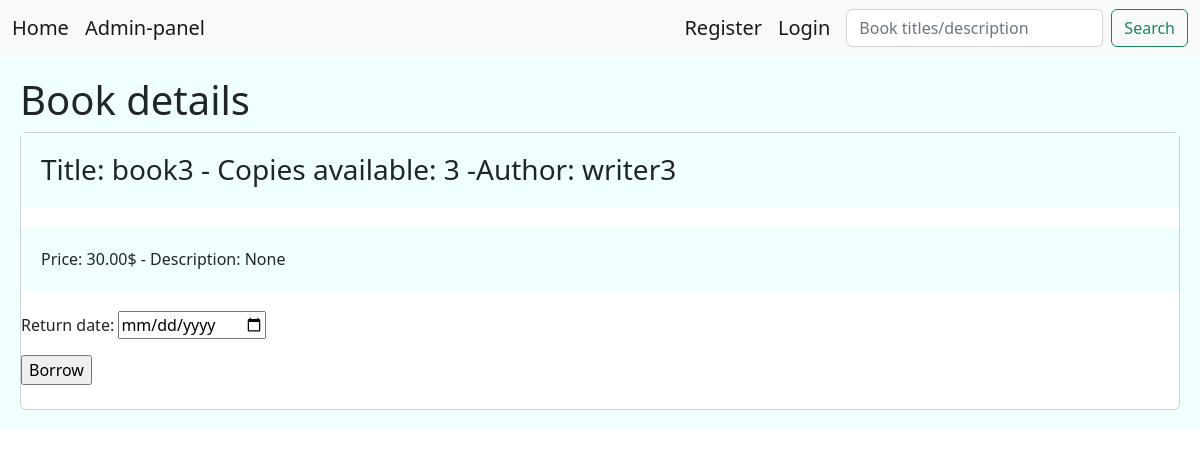
Page /books/6/ on the earlier database version.
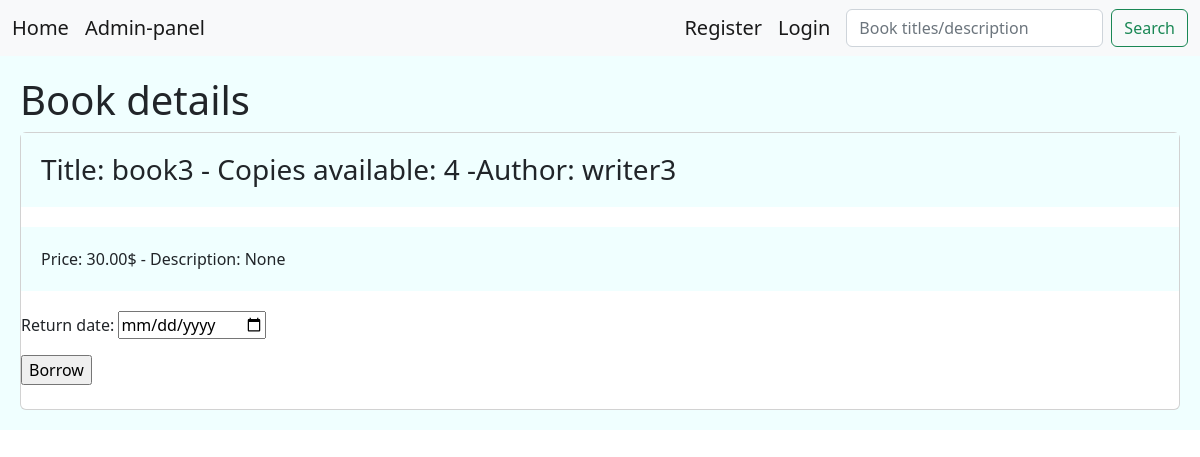
Same page on the later database version.
### library/models.py (models this page shows, shortened)
class Books(models.Model):
    title = models.CharField(max_length=100)
    description = models.TextField(null=True)
    price = models.DecimalField(max_digits=6 , decimal_places=2, default=0.00)
    shabak = models.CharField(max_length=150,null=True)
    copies_available = models.PositiveIntegerField(default=4)
    genre = models.ForeignKey('Genre', on_delete=models.SET_NULL, null=True)
    author = models.ForeignKey('Author', on_delete=models.SET_NULL, null=True)

class Author(models.Model):
    author = models.CharField(max_length=150,null=True)
    born_city = models.CharField(max_length=200, null=True)
    def __str__(self):
        return self.author

### library/views.py (the view, shortened to what this page needs)
# urls.py: path('books/<int:books_id>/',views.BorrowBook.as_view(), name='borrow'),
class BorrowBook(View):
    form_class = DateInputForm
    template_class = 'library/borrow.html'
    def get(self,request, books_id):
        books = get_object_or_404(Books, id=books_id)
        form = self.form_class()
        return render(request,self.template_class,{'form':form,'book':books})

### library/forms.py
class DateInputForm(forms.Form):
    Return_date = forms.DateField(widget=forms.DateInput(attrs={'type': 'date'}))

### library/templates/library/borrow.html (shortened to what this page needs)
<!DOCTYPE html>
<html lang="en">
<head>
    <link href="https://cdn.jsdelivr.net/npm/bootstrap@5.2.0-beta1/dist/css/bootstrap.min.css" rel="stylesheet">
</head>
<body>
{% include 'include/navbar.html' %}
<div class="jumbotron">
    {% block content %} <H1> Book details </H1>
    <div class="card">
        <h3 class="card-title jumbotron">Title: {{ book.title }} - Copies available: {{book.copies_available}} -Author: {{book.author}} </h3>
        <ul class="card-title jumbotron">Price: {{ book.price }}$ - Description: {{ book.description }}  </ul>
        <form action=" " method="post">
            {{ form.as_p }}
            <input type="submit" value="Borrow">
        </form>
    <br/>
    </div>
    {% endblock %}
</div>
</body>
</html>

Differences in the rows shown:
changed Books "book3": copies_available "3" → "4"
